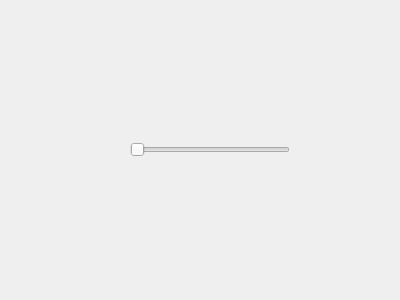
<?xml version="1.0" encoding="UTF-8"?>
<ui version="4.0">
 <class>Historic</class>
 <widget class="QWidget" name="Historic">
  <property name="geometry">
   <rect>
    <x>0</x>
    <y>0</y>
    <width>400</width>
    <height>300</height>
   </rect>
  </property>
  <property name="windowTitle">
   <string>Form</string>
  </property>
  <widget class="QSlider" name="horizontalSlider">
   <property name="geometry">
    <rect>
     <x>130</x>
     <y>140</y>
     <width>160</width>
     <height>20</height>
    </rect>
   </property>
   <property name="orientation">
    <enum>Qt::Horizontal</enum>
   </property>
  </widget>
 </widget>
 <resources/>
 <connections/>
</ui>
